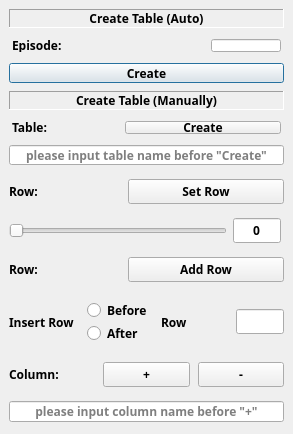
<?xml version="1.0" encoding="UTF-8"?>
<ui version="4.0">
 <class>Dialog_godMode</class>
 <widget class="QDialog" name="Dialog_godMode">
  <property name="geometry">
   <rect>
    <x>0</x>
    <y>0</y>
    <width>293</width>
    <height>434</height>
   </rect>
  </property>
  <property name="font">
   <font>
    <family>Arial Black</family>
    <weight>75</weight>
    <bold>true</bold>
   </font>
  </property>
  <property name="windowTitle">
   <string>Lighting God Mode</string>
  </property>
  <widget class="QWidget" name="layoutWidget">
   <property name="geometry">
    <rect>
     <x>0</x>
     <y>0</y>
     <width>293</width>
     <height>431</height>
    </rect>
   </property>
   <layout class="QVBoxLayout" name="verticalLayout_7">
    <property name="spacing">
     <number>8</number>
    </property>
    <property name="margin">
     <number>3</number>
    </property>
    <item>
     <layout class="QVBoxLayout" name="verticalLayout_8">
      <property name="margin">
       <number>3</number>
      </property>
      <item>
       <layout class="QVBoxLayout" name="verticalLayout_12">
        <property name="margin">
         <number>3</number>
        </property>
        <item>
         <widget class="QLabel" name="label_createItem_smartsheet">
          <property name="frameShape">
           <enum>QFrame::Panel</enum>
          </property>
          <property name="frameShadow">
           <enum>QFrame::Sunken</enum>
          </property>
          <property name="text">
           <string>Create Table (Auto)</string>
          </property>
          <property name="alignment">
           <set>Qt::AlignCenter</set>
          </property>
         </widget>
        </item>
        <item>
         <layout class="QHBoxLayout" name="horizontalLayout_episode_2">
          <property name="margin">
           <number>3</number>
          </property>
          <item>
           <widget class="QLabel" name="label_episode">
            <property name="text">
             <string>Episode:</string>
            </property>
           </widget>
          </item>
          <item>
           <widget class="QLineEdit" name="lineEdit_episode">
            <property name="maximumSize">
             <size>
              <width>70</width>
              <height>16777215</height>
             </size>
            </property>
            <property name="alignment">
             <set>Qt::AlignCenter</set>
            </property>
           </widget>
          </item>
         </layout>
        </item>
        <item>
         <widget class="QPushButton" name="pushButton_createSmartsheet">
          <property name="text">
           <string>Create</string>
          </property>
         </widget>
        </item>
        <item>
         <spacer name="verticalSpacer">
          <property name="orientation">
           <enum>Qt::Vertical</enum>
          </property>
          <property name="sizeHint" stdset="0">
           <size>
            <width>20</width>
            <height>40</height>
           </size>
          </property>
         </spacer>
        </item>
        <item>
         <widget class="QLabel" name="label_createItem_manually">
          <property name="frameShape">
           <enum>QFrame::Panel</enum>
          </property>
          <property name="frameShadow">
           <enum>QFrame::Sunken</enum>
          </property>
          <property name="text">
           <string>Create Table (Manually)</string>
          </property>
          <property name="alignment">
           <set>Qt::AlignCenter</set>
          </property>
         </widget>
        </item>
        <item>
         <layout class="QHBoxLayout" name="horizontalLayout_column_5">
          <property name="margin">
           <number>3</number>
          </property>
          <item>
           <widget class="QLabel" name="label_Table">
            <property name="text">
             <string>Table:</string>
            </property>
           </widget>
          </item>
          <item>
           <widget class="QPushButton" name="pushButton_createTable">
            <property name="minimumSize">
             <size>
              <width>156</width>
              <height>0</height>
             </size>
            </property>
            <property name="text">
             <string>Create</string>
            </property>
           </widget>
          </item>
         </layout>
        </item>
        <item>
         <widget class="QLineEdit" name="lineEdit_insertTableName">
          <property name="alignment">
           <set>Qt::AlignCenter</set>
          </property>
          <property name="placeholderText">
           <string>please input table name before &quot;Create&quot;</string>
          </property>
         </widget>
        </item>
       </layout>
      </item>
      <item>
       <layout class="QHBoxLayout" name="horizontalLayout_row_3">
        <property name="margin">
         <number>3</number>
        </property>
        <item>
         <widget class="QLabel" name="label_row_001">
          <property name="text">
           <string>Row:</string>
          </property>
         </widget>
        </item>
        <item>
         <widget class="QPushButton" name="pushButton_setRow">
          <property name="minimumSize">
           <size>
            <width>156</width>
            <height>0</height>
           </size>
          </property>
          <property name="text">
           <string>Set Row</string>
          </property>
         </widget>
        </item>
       </layout>
      </item>
      <item>
       <layout class="QHBoxLayout" name="horizontalLayout_3">
        <property name="spacing">
         <number>6</number>
        </property>
        <property name="margin">
         <number>3</number>
        </property>
        <item>
         <widget class="QSlider" name="horizontalSlider_rowNumber">
          <property name="maximum">
           <number>200</number>
          </property>
          <property name="orientation">
           <enum>Qt::Horizontal</enum>
          </property>
         </widget>
        </item>
        <item>
         <widget class="QLineEdit" name="lineEdit_rowNumber_001">
          <property name="minimumSize">
           <size>
            <width>48</width>
            <height>0</height>
           </size>
          </property>
          <property name="maximumSize">
           <size>
            <width>48</width>
            <height>16777215</height>
           </size>
          </property>
          <property name="text">
           <string>0</string>
          </property>
          <property name="alignment">
           <set>Qt::AlignCenter</set>
          </property>
         </widget>
        </item>
        <item>
         <spacer name="horizontalSpacer_4">
          <property name="orientation">
           <enum>Qt::Horizontal</enum>
          </property>
          <property name="sizeType">
           <enum>QSizePolicy::Fixed</enum>
          </property>
          <property name="sizeHint" stdset="0">
           <size>
            <width>3</width>
            <height>20</height>
           </size>
          </property>
         </spacer>
        </item>
       </layout>
      </item>
      <item>
       <layout class="QHBoxLayout" name="horizontalLayout_row_4">
        <property name="margin">
         <number>3</number>
        </property>
        <item>
         <widget class="QLabel" name="label_row_002">
          <property name="text">
           <string>Row:</string>
          </property>
         </widget>
        </item>
        <item>
         <widget class="QPushButton" name="pushButton_addRow">
          <property name="minimumSize">
           <size>
            <width>156</width>
            <height>0</height>
           </size>
          </property>
          <property name="text">
           <string>Add Row</string>
          </property>
         </widget>
        </item>
       </layout>
      </item>
      <item>
       <layout class="QHBoxLayout" name="horizontalLayout_column_4">
        <property name="spacing">
         <number>6</number>
        </property>
        <property name="margin">
         <number>3</number>
        </property>
        <item>
         <widget class="QLabel" name="label_insertRow">
          <property name="text">
           <string>Insert Row </string>
          </property>
         </widget>
        </item>
        <item>
         <layout class="QVBoxLayout" name="verticalLayout_9">
          <property name="spacing">
           <number>0</number>
          </property>
          <property name="margin">
           <number>3</number>
          </property>
          <item>
           <widget class="QRadioButton" name="radioButton_before">
            <property name="text">
             <string>Before</string>
            </property>
           </widget>
          </item>
          <item>
           <widget class="QRadioButton" name="radioButton_after">
            <property name="text">
             <string>After</string>
            </property>
           </widget>
          </item>
         </layout>
        </item>
        <item>
         <widget class="QLabel" name="label_row_003">
          <property name="text">
           <string>Row</string>
          </property>
         </widget>
        </item>
        <item>
         <widget class="QLineEdit" name="lineEdit_rowNumber_002">
          <property name="minimumSize">
           <size>
            <width>48</width>
            <height>0</height>
           </size>
          </property>
          <property name="maximumSize">
           <size>
            <width>48</width>
            <height>16777215</height>
           </size>
          </property>
          <property name="alignment">
           <set>Qt::AlignCenter</set>
          </property>
         </widget>
        </item>
       </layout>
      </item>
      <item>
       <layout class="QHBoxLayout" name="horizontalLayout_column_2">
        <property name="margin">
         <number>3</number>
        </property>
        <item>
         <widget class="QLabel" name="label_column">
          <property name="text">
           <string>Column:</string>
          </property>
         </widget>
        </item>
        <item>
         <widget class="QPushButton" name="pushButton_addColumn">
          <property name="text">
           <string>+</string>
          </property>
         </widget>
        </item>
        <item>
         <widget class="QPushButton" name="pushButton_removeColumn">
          <property name="text">
           <string>-</string>
          </property>
         </widget>
        </item>
       </layout>
      </item>
      <item>
       <layout class="QVBoxLayout" name="verticalLayout_10">
        <property name="margin">
         <number>3</number>
        </property>
        <item>
         <widget class="QLineEdit" name="lineEdit_insertColumnName">
          <property name="minimumSize">
           <size>
            <width>0</width>
            <height>21</height>
           </size>
          </property>
          <property name="alignment">
           <set>Qt::AlignCenter</set>
          </property>
          <property name="placeholderText">
           <string notr="true">please input column name before &quot;+&quot;</string>
          </property>
         </widget>
        </item>
       </layout>
      </item>
     </layout>
    </item>
   </layout>
  </widget>
 </widget>
 <resources/>
 <connections/>
</ui>
